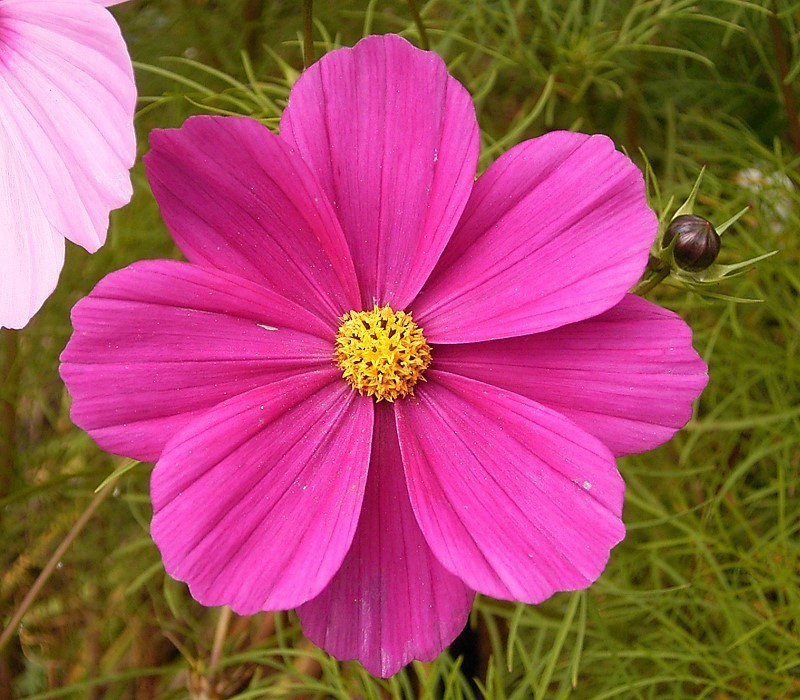
//> input picture TP2/fleur.jpg, 800 x 700 px
$ ./loupe fleur.jpg out.png   (built with g++ and OpenCV 4)
//> lines starting //> are read from the running program, lines starting //| are printed output that depends on the picture; after the words box and inside, x2 and y2 are one past the last pixel; in counts of white or black regions, pixels touching at a corner belong together
#include <iostream>
#include <opencv2/opencv.hpp>
#include <math.h>


// Données transmises aux callbacks ----------------------------------------

class My {
  public:
    cv::Mat img_res1, img_res2, img_src;
    int flag1 = 0; // Pour l'actualisation de l'affichage (Première actualisation en dehors du for)
	int flag2 = 0; // Pour gérer les clics glissés à la souris
    int seuil = 5;
    int seuil_max = 20;
	int x_clic; // Position (x,y) du centre de la loupe
	int y_clic;
};

// Dessin du rectangle (pas_x x pas_y) selon le point  x0, y0 --------------

void dessine_carre(My &my, int x0, int y0, int * point, int pas_x, int pas_y)
{
    int y1 = y0;
    int x1 = x0;
    int y2 = y0 + pas_y;
    int x2 = x0 + pas_x;

	for (int y = y1; y < y2; y++) // Accès au point et modifications
	for (int x = x1; x < x2; x++) {
	    my.img_res2.at<cv::Vec3b>(y,x)[0] = point[0];
	    my.img_res2.at<cv::Vec3b>(y,x)[1] = point[1];
	    my.img_res2.at<cv::Vec3b>(y,x)[2] = point[2];
	}
}

// Dessine le carré correspondant à la zone de la loupe ---------------------

void dessine_loupe(My &my)
{
    if (my.img_res1.type() != CV_8UC3) {
        std::cout << __func__ << ": format non géré :" << my.img_res1.type() << std::endl;
        return;
    }

    int y1 = my.y_clic-my.seuil ; // Sommets de la loupe
    int x1 = my.x_clic-my.seuil ;
    int y2 = my.y_clic+my.seuil ;
    int x2 = my.x_clic+my.seuil ;

	if (x1 < 0) {x1 = 0; x2 = 2*my.seuil;} // Conditions aux bords
	if (y1 < 0) {y1 = 0; y2 = 2*my.seuil;}
	if (x2 >= my.img_res1.cols) {x2 = my.img_res1.cols -1 ; x1 = x2 - 2*my.seuil ;}
	if (y2 >= my.img_res1.rows) {y2 = my.img_res1.rows -1 ; y1 = y2 - 2*my.seuil ;}

	my.x_clic = x2 - my.seuil; // Actualisation du centre de la loupe
	my.y_clic = y2 - my.seuil;

    for (int y = y1+1; y < y2; y++) // Dessin du carré blanc
	{
        my.img_res1.at<cv::Vec3b>(y,x1)[0] = 255;
        my.img_res1.at<cv::Vec3b>(y,x1)[1] = 255;
        my.img_res1.at<cv::Vec3b>(y,x1)[2] = 255;
        my.img_res1.at<cv::Vec3b>(y,x2)[0] = 255;
        my.img_res1.at<cv::Vec3b>(y,x2)[1] = 255;
        my.img_res1.at<cv::Vec3b>(y,x2)[2] = 255;
    }
	for (int x = x1; x <= x2; x++)
	{
        my.img_res1.at<cv::Vec3b>(y1,x)[0] = 255;
        my.img_res1.at<cv::Vec3b>(y1,x)[1] = 255;
        my.img_res1.at<cv::Vec3b>(y1,x)[2] = 255;
        my.img_res1.at<cv::Vec3b>(y2,x)[0] = 255;
        my.img_res1.at<cv::Vec3b>(y2,x)[1] = 255;
        my.img_res1.at<cv::Vec3b>(y2,x)[2] = 255;
    }
    for (int x = x1+1; x < x2; x++) // Dessin du carré rouge dans le carré blanc
	{
        my.img_res1.at<cv::Vec3b>(y1+1,x)[0] = 0;
        my.img_res1.at<cv::Vec3b>(y1+1,x)[1] = 0;
        my.img_res1.at<cv::Vec3b>(y1+1,x)[2] = 255;
        my.img_res1.at<cv::Vec3b>(y2-1,x)[0] = 0;
        my.img_res1.at<cv::Vec3b>(y2-1,x)[1] = 0;
        my.img_res1.at<cv::Vec3b>(y2-1,x)[2] = 255;
    }
    for (int y = y1+1; y < y2; y++)
	{
        my.img_res1.at<cv::Vec3b>(y,x1+1)[0] = 0;
        my.img_res1.at<cv::Vec3b>(y,x1+1)[1] = 0;
        my.img_res1.at<cv::Vec3b>(y,x1+1)[2] = 255;
        my.img_res1.at<cv::Vec3b>(y,x2-1)[0] = 0;
        my.img_res1.at<cv::Vec3b>(y,x2-1)[1] = 0;
        my.img_res1.at<cv::Vec3b>(y,x2-1)[2] = 255;
     }
}

// Calcul des images a afficher. On ne modifie jamais img_src ici -------------

void calculer_images_resultat (My &my)
{
	my.img_res2 = cv::Mat(200, 200, CV_8UC3, cv::Scalar(0,0,0)); // Réinitialisation image zoomée

	// Définitions de variables pour ajuster les pixels de certains points, et avoir une taille d'image zoomé constante (Points au centre de l'image zoomé agrandi d'un pixel)
	int pas = my.img_res2.rows / (2*my.seuil+1); // Longueur du point zoomé en x ou y
	int borne_max = pas * (2 * my.seuil + 1); // Bornes avant ajustement de la loupe zoomé
	int rest = my.img_res2.rows - borne_max; // Les pixels restants non modifiés sur res2
	int debut = (borne_max/(2*pas) - rest/2)*pas; // Début des points zoomés d'un pixel en plus
	int fin = debut + pas * (rest-1) + rest; // Fin des points zoomés d'un pixel en plus
	int flag = 0; // Pour les ajutements en y
	int p[3]; // Point en cours de zoom,
    int x_p = my.x_clic - my.seuil; // Position (x,y) du point en cours de zoom
	int y_p = my.y_clic - my.seuil;
	int x = 0;  // Position (x,y) du début du carré du point à zoomer
	int y = 0;

    while (y < my.img_res2.rows) // Parcours par saut de seuil
	{
    	while (x < my.img_res2.rows)
		{
			p[0] = my.img_src.at<cv::Vec3b>(y_p,x_p)[0];
    		p[1] = my.img_src.at<cv::Vec3b>(y_p,x_p)[1];
    		p[2] = my.img_src.at<cv::Vec3b>(y_p,x_p)[2];

			if (x >= debut && x <= fin) { // Gestion des cas pour combler tous les pixels de res2
				if (y >= debut && y <= fin) {
					dessine_carre (my,x,y,p,pas+1,pas+1);
					x++ ;
					flag = 1;
				}
				else {
					dessine_carre (my,x,y,p,pas+1,pas);
					x++ ;
				}
			}
			else {
				if (y >= debut && y <= fin) {
					dessine_carre (my,x,y,p,pas,pas+1);
					flag = 1;
				}
				else {
					dessine_carre (my,x,y,p,pas,pas);
				}
			}
			x += pas; // Actualisation du pixel de debut du zoom du nouveau point
			x_p += 1; // Actualisation du point en cours de zoom
		}
		y += pas; // Actualisation du pixel de debut du zoom du nouveau point
 		x = 0;
		if(flag) {y++; flag = 0;}
		y_p += 1; // Actualisation du point en cours de zoom
		x_p = my.x_clic - my.seuil;
	}
}

// Callback du slider ---------------------------------------------------------

void onTrackbarSlide (int pos, void *data)
{
    My *my = (My*) data;
	my->seuil = (!my->seuil)? 1 : my->seuil; // Gestion du cas my->seuil = 0
    my->flag1 = 1;  // recalculer et réafficher
	my->img_res1 = my->img_src.clone(); // Pour l'actualisation de la loupe
}

// Callback pour la souris ----------------------------------------------------

void onMouseEvent (int event, int x, int y, int flags, void *data)
{
    My *my = (My*) data;

    switch (event) {
        case cv::EVENT_LBUTTONDOWN :
			my->img_res1 = my->img_src.clone();
            my->flag1 = 1;
			my->flag2 = 1; // Indique que la souris passe en mode cliqué
			my->x_clic = x;
			my->y_clic = y;
            break;
        case cv::EVENT_MOUSEMOVE :
			if(my->flag2) {
				my->img_res1 = my->img_src.clone();
            	my->flag1 = 1;
				my->x_clic = x;
				my->y_clic = y;
			}
            std::cout << "mouse move " << x << "," << y << std::endl;
            break;
        case cv::EVENT_LBUTTONUP :
            std::cout << "mouse button up" << std::endl;
            my->flag2 = 0;
            break;
    }
}

// Callback "maison" pour le clavier -------------------------------------------

int onKeyPressEvent (int key, void *data)
{
    My *my = (My*) data;

    if (key < 0) return 0;        // aucune touche pressée
    key &= 255;                   // pour comparer avec un char
    if (key == 27) return -1;     // ESC pour quitter
	if (key != 255) std::cout << "Touche '" << char(key) << "'" << std::endl;
    return 1;
}

// Main ------------------------------------------------------------------------

int main (int argc, char**argv)
{
   if (argc-1 != 2) {
        std::cout << "Usage: " << argv[0] << " in1 out2" << std::endl;
        return 1;
    }

    My my;

    // Lecture image

    my.img_src = cv::imread (argv[1], cv::IMREAD_COLOR);
//> my.img_src is the input picture: 700 rows x 800 cols, CV_8UC3; mean B, G, R 97.8, 81.5, 163.5
    if (my.img_src.empty()) {
        std::cout << "Erreur de lecture" << std::endl;
        return 1;
    }

	// Intialisations

	my.img_res1 = my.img_src.clone();
	my.img_res2 = cv::Mat(200, 200, CV_8UC3, cv::Scalar(0,0,0));
	my.x_clic = my.img_src.cols/2; // On place le zoom par défaut au milieu
//> my.x_clic = 400
	my.y_clic = my.img_src.rows/2;
//> my.y_clic = 350

    // Création fenêtres

    cv::namedWindow ("Source", cv::WINDOW_NORMAL);
    cv::createTrackbar ("Seuil", "Source", &my.seuil, my.seuil_max, onTrackbarSlide, &my);
    cv::setMouseCallback ("Source", onMouseEvent, &my);
    cv::namedWindow ("Zoom", cv::WINDOW_AUTOSIZE);

    std::cout << "Pressez : ESC pour enregistrer" << std::endl;

    cv::imshow ("Source", my.img_res1);
    cv::imshow ("Zoom", my.img_res2);

    // Boucle d'évènements

    for (;;) {

        // On recalcule img_res1/res2 et on réaffiche si le flag est a 1

        if (my.flag1) {
            std::cout << "Calcul images puis affichage" << std::endl;
			dessine_loupe(my);
            calculer_images_resultat (my);
            cv::imshow ("Source", my.img_res1);
            cv::imshow ("Zoom", my.img_res2);
            my.flag1 = 0;
        }

        // Attente du prochain évènement sur toutes les fenêtres

        int key = cv::waitKey (15);
//> the left mouse button is pressed at (200, 175)
//> the mouse is dragged to (400, 350)
//> the mouse is dragged to (600, 525)
//> the button is released at (600, 525)
//> after the loop in dessine_loupe, `for (int y = y1+1; y < y2; y++)`: my.img_res1: 700 rows x 800 cols, CV_8UC3; 18 pixels changed, all inside (x1, y1, x2, y2) = (595, 521, 606, 530)
//> after the loop in dessine_loupe, `for (int x = x1; x <= x2; x++)`: my.img_res1: 700 rows x 800 cols, CV_8UC3; mean B, G, R 97.8, 81.5, 163.5
//> after the loop in dessine_loupe, `for (int x = x1+1; x < x2; x++)`: my.img_res1: 700 rows x 800 cols, CV_8UC3; mean B, G, R 97.8, 81.5, 163.5
//> after the loop in dessine_loupe, `for (int y = y1+1; y < y2; y++)`: my.img_res1: 700 rows x 800 cols, CV_8UC3; mean B, G, R 97.8, 81.5, 163.5
//> the loop in calculer_images_resultat, `while (y < my.img_res2.rows)` made 11 passes
//> flag on passes 1 to 11: 0, 0, 0, 0, 1, 1, 0, 0, 0, 0, 0
//> after the loop in calculer_images_resultat, `while (y < my.img_res2.rows)`: p = [197, 74, 244]; x = 0; y = 200; flag = 0; x_p = 595; y_p = 531
//> `cv::imshow ("Zoom", my.img_res2);`:
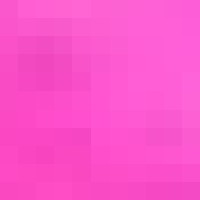
//> window 'Zoom': 200 rows x 200 cols, CV_8UC3; mean B, G, R 203.8, 83.6, 251.7
//> the Esc key is pressed

        // Gestion des évènements clavier avec une callback "maison" que l'on appelle nous-même. Les Callbacks souris et slider sont directement appelés par waitKey lors de l'attente.

        if (onKeyPressEvent (key, &my) < 0) break;
    }

    // Enregistrement résultat

    if (! cv::imwrite (argv[2], my.img_res2))
         std::cout << "Erreur d'enregistrement" << std::endl;
    else std::cout << "Enregistrement effectué" << std::endl;

    return 0;
}
